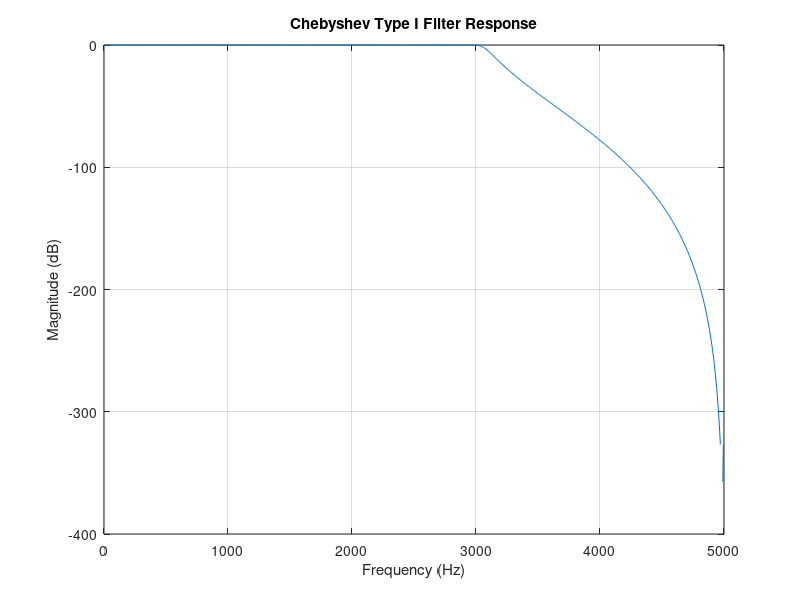

The MATLAB source for this figure:
clear;
fsamp = 10e3;
fc = 3e3;
wc = fc/(fsamp/2);
ftb = 400;
Stop_att = 35;
Pass_rip = 0.1;

[b,a] = cheby1(8 , Pass_rip, wc);

[h, w] = freqz(b, a, 1024);
f = w*fsamp/(2*pi);
mag_db = 20*log10(abs(h));

plot(f, mag_db);
grid on;
xlabel('Frequency (Hz)');
ylabel('Magnitude (dB)');
title('Chebyshev Type I Filter Response');
